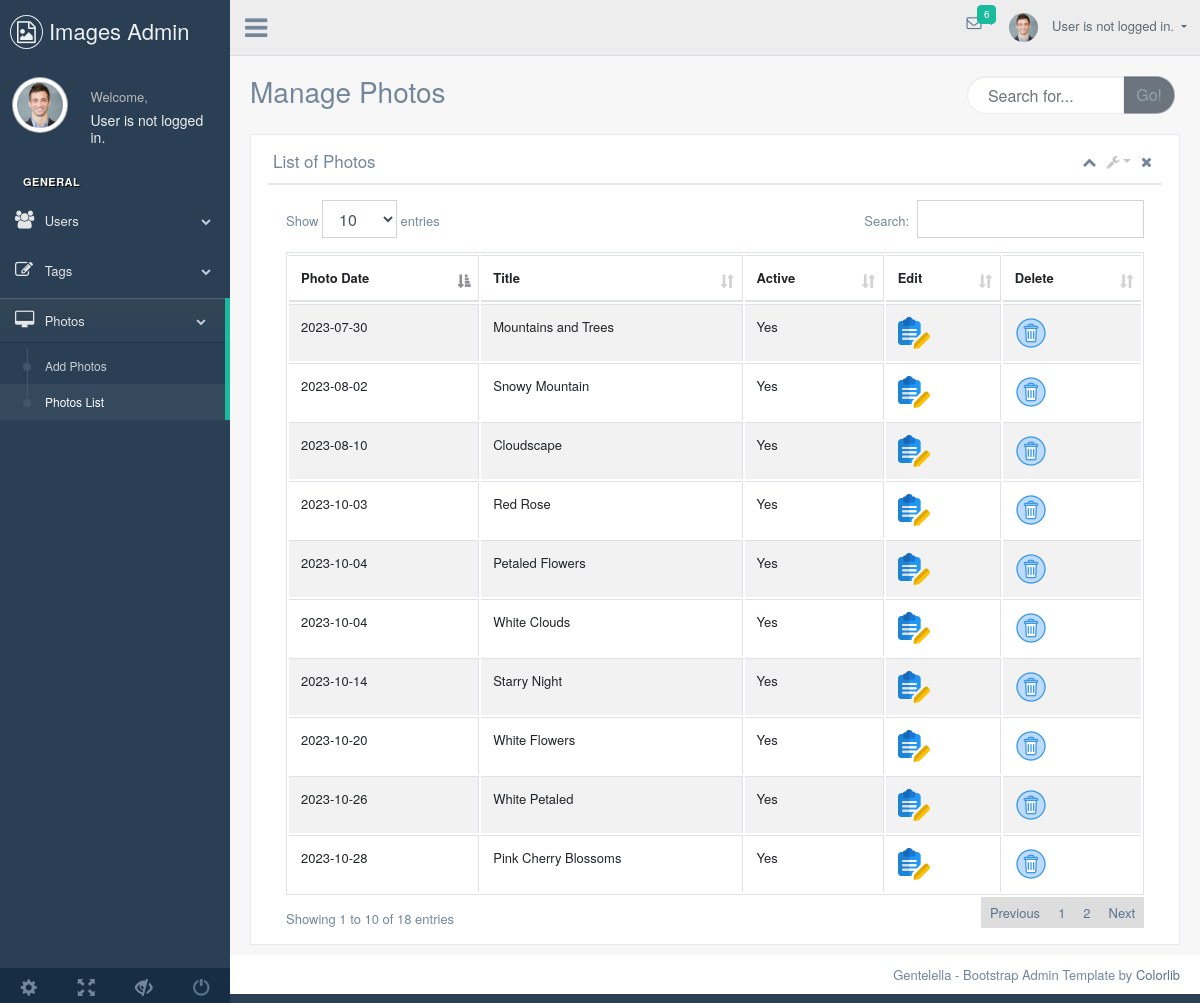
The page /admin/photos.php on the database its author committed.
### tables this page shows
CREATE TABLE `photos` (
  `id` int(6) UNSIGNED NOT NULL,
  `photo_date` date DEFAULT NULL,
  `title` varchar(255) NOT NULL,
  `license` text NOT NULL,
  `dimension` varchar(100) NOT NULL,
  `format` varchar(50) NOT NULL,
  `is_active` tinyint(1) NOT NULL,
  `image_path` varchar(255) NOT NULL,
  `category_id` int(10) UNSIGNED NOT NULL
);

### admin/photos.php (the view, shortened to what this page needs)
<?php
include "./dbconnection.php";
?>
<!DOCTYPE html>
<html lang="en">
<head>
  <link href="vendors/bootstrap/dist/css/bootstrap.min.css" rel="stylesheet">
  <link href="vendors/font-awesome/css/font-awesome.min.css" rel="stylesheet">
  <link href="vendors/nprogress/nprogress.css" rel="stylesheet">
  <link href="vendors/iCheck/skins/flat/green.css" rel="stylesheet">
  <link href="vendors/datatables.net-bs/css/dataTables.bootstrap.min.css" rel="stylesheet">
  <link href="vendors/datatables.net-buttons-bs/css/buttons.bootstrap.min.css" rel="stylesheet">
  <link href="vendors/datatables.net-fixedheader-bs/css/fixedHeader.bootstrap.min.css" rel="stylesheet">
  <link href="vendors/datatables.net-responsive-bs/css/responsive.bootstrap.min.css" rel="stylesheet">
  <link href="vendors/datatables.net-scroller-bs/css/scroller.bootstrap.min.css" rel="stylesheet">
  <link rel="stylesheet" href="https://cdnjs.cloudflare.com/ajax/libs/toastr.js/latest/css/toastr.min.css">
  <link href="build/css/custom.min.css" rel="stylesheet">
</head>
<body class="nav-md">
  <div class="container body">
    <div class="main_container">
      <div class="col-md-3 left_col">
        <div class="left_col scroll-view">
          <div class="navbar nav_title" style="border: 0;">
            <a href="/index.php" class="site_title"><i class="fa fa-file-image-o"></i></i> <span>Images Admin</span></a>
          </div>
          <div class="profile clearfix">
            <div class="profile_pic">
              <img src="images/img.jpg" alt="..." class="img-circle profile_img">
            </div>
            <div class="profile_info">
              <span>Welcome,</span>
              <h2><?php
							if (isset($_SESSION["user_name"])) {
								$username = $_SESSION["user_name"];
								echo "<h2>$username</h2>";
							} else {
								echo "User is not logged in.";
							}
							?></h2>
            </div>
          </div>
          <br />
          <div id="sidebar-menu" class="main_menu_side hidden-print main_menu">
            <div class="menu_section">
              <h3>General</h3>
              <ul class="nav side-menu">
                <li><a><i class="fa fa-users"></i> Users <span class="fa fa-chevron-down"></span></a>
                </li>
                <li><a><i class="fa fa-edit"></i> Tags <span class="fa fa-chevron-down"></span></a>
                </li>
                <li><a><i class="fa fa-desktop"></i> Photos <span class="fa fa-chevron-down"></span></a>
                  <ul class="nav child_menu">
                    <li><a href="addPhoto.php">Add Photos</a></li>
                    <li><a href="photos.php">Photos List</a></li>
                  </ul>
                </li>
              </ul>
            </div>
          </div>
          <div class="sidebar-footer hidden-small">
            <a data-toggle="tooltip" data-placement="top" title="Settings">
              <span class="glyphicon glyphicon-cog" aria-hidden="true"></span>
            </a>
            <a data-toggle="tooltip" data-placement="top" title="FullScreen">
              <span class="glyphicon glyphicon-fullscreen" aria-hidden="true"></span>
            </a>
            <a data-toggle="tooltip" data-placement="top" title="Lock">
              <span class="glyphicon glyphicon-eye-close" aria-hidden="true"></span>
            </a>
            <a data-toggle="tooltip" data-placement="top" title="Logout" href="login.php">
              <span class="glyphicon glyphicon-off" aria-hidden="true"></span>
            </a>
          </div>
        </div>
      </div>
      <div class="top_nav">
        <div class="nav_menu">
          <div class="nav toggle">
            <a id="menu_toggle"><i class="fa fa-bars"></i></a>
          </div>
          <nav class="nav navbar-nav">
            <ul class=" navbar-right">
              <li class="nav-item dropdown open" style="padding-left: 15px;">
                <a href="javascript:;" class="user-profile dropdown-toggle" aria-haspopup="true" id="navbarDropdown" data-toggle="dropdown" aria-expanded="false">
                  <img src="images/img.jpg" alt="">
                  <?php
							if (isset($_SESSION["user_name"])) {
								$username = $_SESSION["user_name"];
								echo "<h2>$username</h2>";
							} else {
								echo "User is not logged in.";
							}
							?>
                </a>
              </li>
              <li role="presentation" class="nav-item dropdown open">
                <a href="javascript:;" class="dropdown-toggle info-number" id="navbarDropdown1" data-toggle="dropdown" aria-expanded="false">
                  <i class="fa fa-envelope-o"></i>
                  <span class="badge bg-green">6</span>
                </a>
              </li>
            </ul>
          </nav>
        </div>
      </div>
      <div class="right_col" role="main">
        <div class="">
          <div class="page-title">
            <div class="title_left">
              <h3>Manage Photos</h3>
            </div>
            <div class="title_right">
              <div class="col-md-5 col-sm-5 col-xs-12 form-group pull-right top_search">
                <div class="input-group">
                  <input type="text" class="form-control" placeholder="Search for...">
                  <span class="input-group-btn">
                    <button class="btn btn-secondary" type="button">Go!</button>
                  </span>
                </div>
              </div>
            </div>
          </div>
          <div class="clearfix"></div>
          <div class="row">
            <div class="col-md-12 col-sm-12 ">
              <div class="x_panel">
                <div class="x_title">
                  <h2>List of Photos</h2>
                  <ul class="nav navbar-right panel_toolbox">
                    <li><a class="collapse-link"><i class="fa fa-chevron-up"></i></a>
                    </li>
                    <li class="dropdown">
                      <a href="#" class="dropdown-toggle" data-toggle="dropdown" role="button" aria-expanded="false"><i class="fa fa-wrench"></i></a>
                    </li>
                    <li><a class="close-link"><i class="fa fa-close"></i></a>
                    </li>
                  </ul>
                  <div class="clearfix"></div>
                </div>
                <div class="x_content">
                  <div class="row">
                    <div class="col-sm-12">
                      <div class="card-box table-responsive">
                        <table id="datatable" class="table table-striped table-bordered" style="width:100%">
                          <thead>
                            <tr>
                              <th>Photo Date</th>
                              <th>Title</th>
                              <th>Active</th>
                              <th>Edit</th>
                              <th>Delete</th>
                            </tr>
                          </thead>
                          <tbody>
                            <?php
                            $sql_query = "SELECT * from photos";
                            $query_run = mysqli_query($mysqli, $sql_query);
                            if (mysqli_num_rows($query_run) > 0) {
                              foreach ($query_run as $row) {
                            ?>
                                <tr>
                                  <td><?php echo $row['photo_date'];?></td>
                                  <td><?php echo $row['title']; ?></td>
                                  <td><?php echo $row['is_active'] ? 'Yes' : 'No'; ?></td>
                                  <td><a href='editPhoto.php?id=<?php echo $row['id']; ?>'><img src="./images/edit.png" alt="Edit"></a></td>
                                  <td> <a href='deletePhoto.php' data-action="delete" data-id="<?php echo $row['id']; ?>">
                                      <img src="./images/delete.png" alt="Delete"></a></td>
                              </tr>
                                    <?php
                                  }
                                }
                              ?>
                          </tbody>
                        </table>
                      </div>
                    </div>
                  </div>
                </div>
              </div>
            </div>
          </div>
        </div>
      </div>
      <footer>
        <div class="pull-right">
          Gentelella - Bootstrap Admin Template by <a href="https://colorlib.com">Colorlib</a>
        </div>
        <div class="clearfix"></div>
      </footer>
    </div>
  </div>
</body>
</html>

### rows shown on the page
photos: photo_date "2023-10-14", title "Starry Night", is_active "Yes"
photos: photo_date "2023-10-03", title "Red Rose", is_active "Yes"
photos: photo_date "2023-10-28", title "Pink Cherry Blossoms", is_active "Yes"
photos: photo_date "2023-10-26", title "White Petaled", is_active "Yes"
photos: photo_date "2023-10-04", title "Petaled Flowers", is_active "Yes"
photos: photo_date "2023-10-20", title "White Flowers", is_active "Yes"
photos: photo_date "2023-10-04", title "White Clouds", is_active "Yes"
photos: photo_date "2023-08-10", title "Cloudscape", is_active "Yes"
photos: photo_date "2023-08-02", title "Snowy Mountain", is_active "Yes"
photos: photo_date "2023-07-30", title "Mountains and Trees", is_active "Yes"
